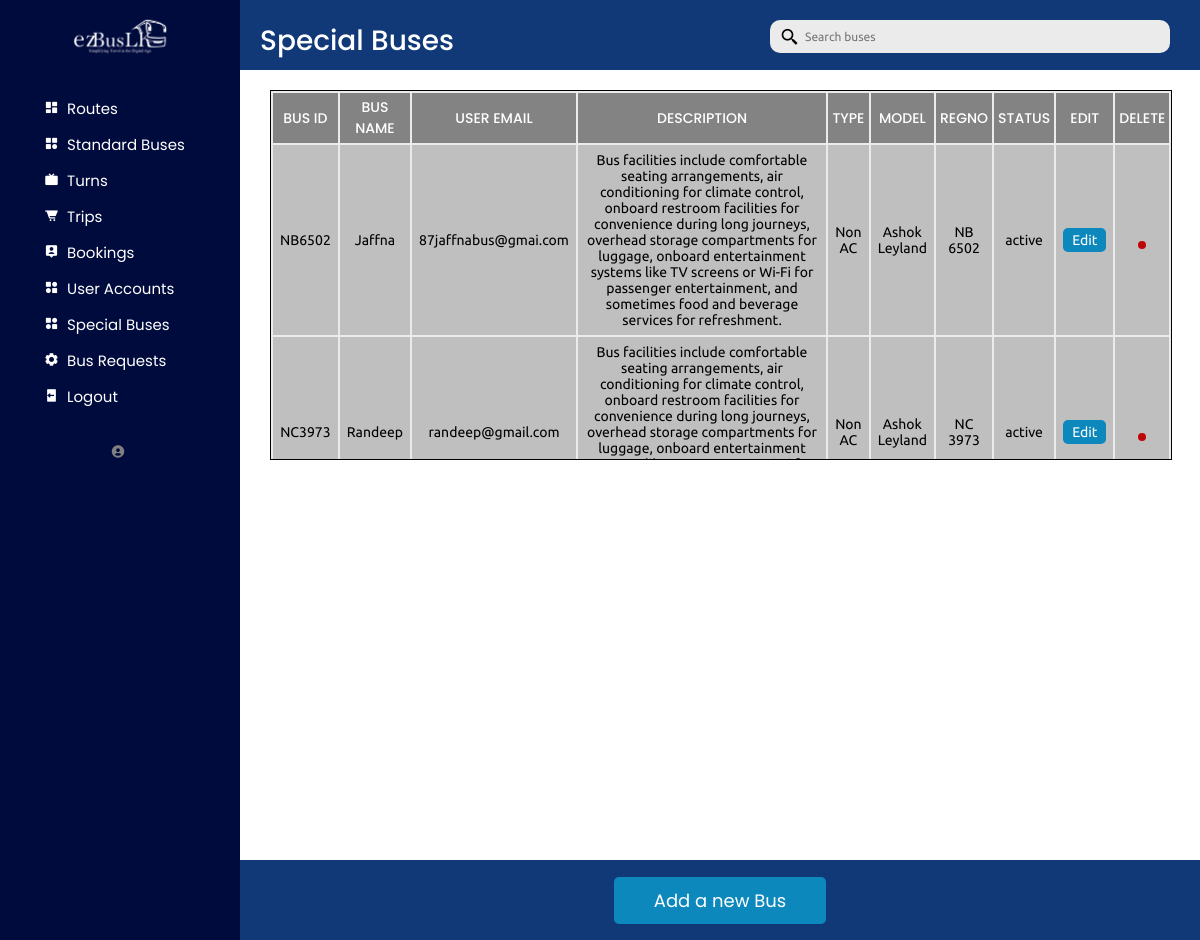
Page /admin/specialbuses.php on the committed database.
### tables this page shows
CREATE TABLE `special_bus` (
  `busID` varchar(100) NOT NULL,
  `userID` int(11) NOT NULL,
  `name` varchar(255) DEFAULT NULL,
  `rate` double DEFAULT NULL,
  `description` text DEFAULT NULL
);

CREATE TABLE `bus` (
  `busID` varchar(100) NOT NULL,
  `type` varchar(20) NOT NULL,
  `model` varchar(100) NOT NULL,
  `regNo` varchar(20) NOT NULL,
  `capacity` int(11) NOT NULL,
  `status` varchar(20) NOT NULL DEFAULT 'active',
  `image` text DEFAULT NULL,
  `rating` double DEFAULT NULL
);

CREATE TABLE `user` (
  `userID` int(11) NOT NULL,
  `type` varchar(20) NOT NULL DEFAULT 'operator',
  `email` varchar(255) NOT NULL,
  `password` text NOT NULL,
  `name` varchar(255) NOT NULL,
  `status` varchar(20) DEFAULT 'active'
);

### admin/specialbuses.php (the view, shortened to what this page needs)
<?php
require_once("../db_conn.php");
include("sidemenu.php");
?>
<div class="dashboard-content">
    <div class="heading-box">
        <div class="box-1">
            <div class="title">
                <p>Special Buses</p>
            </div>
        </div>
        <div class="box-1">
            <div class="search-bar">
                <ul>
                    <li class="search">
                        <form action="specialbuses.php" method="post" id="searchForm">
                        <input type="text" <?php echo isset($_POST["search"]) ? "value='$search'" : ""; ?> placeholder="Search buses" name="search" required id="search-input" />
                        <i onclick="submitForm()" class="bx bx-search-alt-2"></i>
                    </form>
                    </li>
                </ul>
            </div>
        </div>
    </div>
    <div class="table-section-item">
        <div class="table-container-item">
            <div class="table-box">
                <table id="rows-def">
                    <tr id="table-head">
                        <th >BUS ID</th>
                        <th>BUS NAME</th>
                        <th >USER EMAIL</th>
                        <th style="width: 300px;">DESCRIPTION</th>
                        <th>TYPE</th>
                        <th>MODEL</th>
                        <th>REGNO</th>
                        <th>STATUS</th>
                        <th>EDIT</th>
                        <th>DELETE</th>
                    </tr>
                    <?php
                    if (isset($_POST["search"])) {
                        $sql = "SELECT sb.*, b.*, user.*,b.type AS bus_type, b.status AS bus_status
                        FROM special_bus sb
                        INNER JOIN bus b ON sb.busID = b.busID
                        INNER JOIN user ON sb.userID = user.userID
                        WHERE sb.busID LIKE '%$search%' OR  routeID LIKE '%$search%'
                        OR  regNo LIKE '%$search%'
                        OR  email LIKE '%$search%'";
                    }else {
                        $sql = "SELECT sb.*, b.*, user.*,b.type AS bus_type, b.status AS bus_status
                        FROM special_bus sb
                        INNER JOIN bus b ON sb.busID = b.busID
                        INNER JOIN user ON sb.userID = user.userID";
                    }
                    $result = mysqli_query($conn, $sql);
                    $queryResults = mysqli_num_rows($result);
                    if ($queryResults > 0) {
                        while ($row = mysqli_fetch_assoc($result)) {
                            echo "<form action='specialbuses.php' method='post'>
                            <tr>
                      <td id='ID'>" . $row["busID"] . "</td>
                      <td> " . $row["name"] . "</td>
                      <td>" . $row["email"] . "</td>
                      <td>" . $row["description"] . "</td>
                      <td>" . $row["bus_type"] . "</td>
                      <td>" . $row["model"] . "</td>
                      <td>" . $row["regNo"] . "</td>
                     <td>" . $row["bus_status"] . "</td>
                      <input type='hidden' name='busID' value='". $row["busID"] ."'>
                    <td><button id='update' name='editSpecialBus'> Edit</button></td>
                    <td><button id='bin' name='deleteSpecialBus'><i class='ri-delete-bin-line'></i></button> </td>
                  </tr></form>";
                        }
                    }
                    ?>
                </table>
            </div>
        </div>
    </div>
    <div class="bottom-box">
        <div class="button"><form action='specialbuses.php' method='post'>
            <button name="addSpecialBusButtonBottom" id="popupButtonItem" class="submit">
                Add a new Bus
            </button></form>
        </div>
    </div>
</div>
</body>
</html>

### admin/admin.css (style rules this page uses)
* { margin: 0; padding: 0; box-sizing: border-box; list-style: none; text-decoration: none; font-family: "Ubuntu", sans-serif; font-weight: 400; font-size: 15px; scroll-behavior: smooth; }
:root { --offwhite: #edebe6; --black: #000000; --white: #ffffff; --blue: #000b3d; --gray: rgb(115, 114, 114); --skyblue: #113978; --skyblue2: rgb(13, 136, 188); }
body { color: var(--white); height: 100vh; overflow: hidden; }
.dashboard-content { background-color: var(--white); width: 80%; height: auto; color: #000000; display: flex; justify-content: center; flex-direction: column; flex-wrap: wrap; }
.heading-box { display: flex; justify-content: space-between; align-content: center; width: 100%; height: 70px; padding: 10px; background-color: var(--skyblue); color: var(--white); }
.box-1 { margin: 10px; }
i.bx-search-alt-2 { font-size: 20px; padding-right: 15px; }
.search { position: relative; }
.search input { font-size: 0.8rem; border: none; border-radius: 10px; padding: 10px 10px 10px 35px; width: 400px; margin-right: 10px; outline: none; background-color: #ebebeb; }
.search i { position: absolute; top: 50%; left: 10px; transform: translateY(-50%); color: #000000; }
.title { text-align: center; }
.title p { font-family: "Poppins", sans-serif; font-weight: 500; font-style: normal; font-size: 28px; }
.table-section-item { margin-top: 10px; width: 100%; height: auto; display: flex; justify-content: center; align-content: center; flex-direction: column; margin-left: 30px; }
.table-container-item { width: 94%; background-color: #ebebeb; margin-top: 10px; margin-bottom: 15px; overflow: auto; max-height: 370px; border: 1px solid var(--black); }
.table-box { position: relative; width: 100%; display: flex; justify-content: center; overflow: auto; }
.table-box table { width: 100%; overflow: auto; height: auto; }
.table-box tr { text-align: center; }
.table-box th { padding: 4px; width: 30px; color: var(--white); background-color: rgba(128, 128, 128, 0.954); font-style: normal; font-size: 14px; font-family: "Poppins", sans-serif; font-weight: 500; font-style: normal; }
.table-box td { padding: 7px; background-color: rgba(166, 166, 166, 0.632); color: #000000; font-size: 14px; }
.bottom-box { position: absolute; width: 80%; bottom: 0%; display: flex; justify-content: center; align-items: center; gap: 2rem; height: 80px; background-color: var(--skyblue); }
.submit { font-size: 18px; font-family: "Poppins", sans-serif; font-weight: 400; font-style: normal; background-color: var(--skyblue2); color: var(--white); border: none; border-radius: 5px; padding: 10px 40px; cursor: pointer; width: auto; }
#update { font-size: 16px; background-color: var(--skyblue2); color: var(--white); border: none; border-radius: 5px; font-size: 14px; padding: 4px 9px; cursor: pointer; }
#bin { font-size: 16px; background-color: rgb(190, 5, 5); color: var(--white); border: none; border-radius: 5px; font-family: 'Tw Cen MT Std', sans-serif; padding: 4px 4px; cursor: pointer; }
#table-head { position: sticky; top: 0; z-index: 1001; background-color: rgb(196, 196, 196); }

### rows in the picture
special_bus: busID.busID "NB6502", userID.name "Jaffna", userID.email "87jaffnabus@gmai.com", description "Bus facilities include comfortable seating arrangements, air conditioning for climate control, onboard restroom facilities for convenience during long journeys, overhead storage compartments for luggage, onboard entertainment systems like TV screens or Wi-Fi for passenger entertainment, and sometimes food and beverage services for refreshment.", busID.type "Non AC", busID.model "Ashok Leyland", busID.regNo "NB 6502", busID.status "active"
special_bus: busID.busID "NC3973", userID.name "Randeep", userID.email "randeep@gmail.com", description "Bus facilities include comfortable seating arrangements, air conditioning for climate control, onboard restroom facilities for convenience during long journeys, overhead storage compartments for luggage, onboard entertainment…", busID.type "Non AC", busID.model "Ashok Leyland", busID.regNo "NC 3973", busID.status "active"
